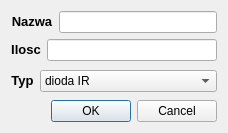
<?xml version="1.0" encoding="UTF-8"?>
<ui version="4.0">
 <class>Dialog</class>
 <widget class="QDialog" name="Dialog">
  <property name="geometry">
   <rect>
    <x>0</x>
    <y>0</y>
    <width>228</width>
    <height>133</height>
   </rect>
  </property>
  <property name="windowTitle">
   <string>Dialog</string>
  </property>
  <layout class="QGridLayout" name="gridLayout">
   <item row="0" column="0">
    <layout class="QHBoxLayout" name="horizontalLayout">
     <item>
      <widget class="QLabel" name="label">
       <property name="text">
        <string>&lt;html&gt;&lt;head/&gt;&lt;body&gt;&lt;p align=&quot;center&quot;&gt;&lt;span style=&quot; font-size:10pt; font-weight:600;&quot;&gt;Nazwa&lt;/span&gt;&lt;/p&gt;&lt;/body&gt;&lt;/html&gt;</string>
       </property>
      </widget>
     </item>
     <item>
      <widget class="QLineEdit" name="lineEdit"/>
     </item>
    </layout>
   </item>
   <item row="1" column="0">
    <layout class="QFormLayout" name="formLayout_2">
     <item row="0" column="0">
      <widget class="QLabel" name="label_2">
       <property name="text">
        <string>&lt;html&gt;&lt;head/&gt;&lt;body&gt;&lt;p align=&quot;center&quot;&gt;&lt;span style=&quot; font-size:10pt; font-weight:600;&quot;&gt;Ilosc&lt;/span&gt;&lt;/p&gt;&lt;/body&gt;&lt;/html&gt;</string>
       </property>
      </widget>
     </item>
     <item row="0" column="1">
      <widget class="QLineEdit" name="lineEdit_2"/>
     </item>
    </layout>
   </item>
   <item row="2" column="0">
    <layout class="QFormLayout" name="formLayout">
     <item row="0" column="0">
      <widget class="QLabel" name="label_3">
       <property name="text">
        <string>&lt;html&gt;&lt;head/&gt;&lt;body&gt;&lt;p align=&quot;center&quot;&gt;&lt;span style=&quot; font-size:10pt; font-weight:600;&quot;&gt;Typ&lt;/span&gt;&lt;/p&gt;&lt;/body&gt;&lt;/html&gt;</string>
       </property>
       <property name="buddy">
        <cstring>comboBox</cstring>
       </property>
      </widget>
     </item>
     <item row="0" column="1">
      <widget class="QComboBox" name="comboBox">
       <property name="autoFillBackground">
        <bool>false</bool>
       </property>
       <property name="maxVisibleItems">
        <number>15</number>
       </property>
       <property name="insertPolicy">
        <enum>QComboBox::InsertAlphabetically</enum>
       </property>
       <property name="sizeAdjustPolicy">
        <enum>QComboBox::AdjustToMinimumContentsLength</enum>
       </property>
       <item>
        <property name="text">
         <string>dioda IR</string>
        </property>
        <property name="icon">
         <iconset resource="images/images.qrc">
          <normaloff>:/images/dioda_ir.png</normaloff>:/images/dioda_ir.png</iconset>
        </property>
       </item>
       <item>
        <property name="text">
         <string>dioda LED</string>
        </property>
        <property name="icon">
         <iconset resource="images/images.qrc">
          <normaloff>:/images/dioda_led.png</normaloff>:/images/dioda_led.png</iconset>
        </property>
       </item>
       <item>
        <property name="text">
         <string>kondensator</string>
        </property>
        <property name="icon">
         <iconset resource="images/images.qrc">
          <normaloff>:/images/kondesator.png</normaloff>:/images/kondesator.png</iconset>
        </property>
       </item>
       <item>
        <property name="text">
         <string>rezystor</string>
        </property>
        <property name="icon">
         <iconset resource="images/images.qrc">
          <normaloff>:/images/rezystor.png</normaloff>:/images/rezystor.png</iconset>
        </property>
       </item>
       <item>
        <property name="text">
         <string>serwomechanizm</string>
        </property>
        <property name="icon">
         <iconset resource="images/images.qrc">
          <normaloff>:/images/serwomechanizm.png</normaloff>:/images/serwomechanizm.png</iconset>
        </property>
       </item>
       <item>
        <property name="text">
         <string>tranzystor</string>
        </property>
        <property name="icon">
         <iconset resource="images/images.qrc">
          <normaloff>:/images/tranzystor_bipolarny.png</normaloff>:/images/tranzystor_bipolarny.png</iconset>
        </property>
       </item>
       <item>
        <property name="text">
         <string>układ scalony</string>
        </property>
        <property name="icon">
         <iconset resource="images/images.qrc">
          <normaloff>:/images/scalony.png</normaloff>:/images/scalony.png</iconset>
        </property>
       </item>
       <item>
        <property name="text">
         <string>wyświetlacz</string>
        </property>
        <property name="icon">
         <iconset resource="images/images.qrc">
          <normaloff>:/images/wyswietlacz.png</normaloff>:/images/wyswietlacz.png</iconset>
        </property>
       </item>
      </widget>
     </item>
    </layout>
   </item>
   <item row="3" column="0">
    <widget class="QDialogButtonBox" name="buttonBox">
     <property name="orientation">
      <enum>Qt::Horizontal</enum>
     </property>
     <property name="standardButtons">
      <set>QDialogButtonBox::Cancel|QDialogButtonBox::Ok</set>
     </property>
    </widget>
   </item>
  </layout>
 </widget>
 <resources>
  <include location="images/images.qrc"/>
 </resources>
 <connections>
  <connection>
   <sender>buttonBox</sender>
   <signal>accepted()</signal>
   <receiver>Dialog</receiver>
   <slot>accept()</slot>
   <hints>
    <hint type="sourcelabel">
     <x>164</x>
     <y>265</y>
    </hint>
    <hint type="destinationlabel">
     <x>157</x>
     <y>274</y>
    </hint>
   </hints>
  </connection>
  <connection>
   <sender>buttonBox</sender>
   <signal>rejected()</signal>
   <receiver>Dialog</receiver>
   <slot>reject()</slot>
   <hints>
    <hint type="sourcelabel">
     <x>164</x>
     <y>265</y>
    </hint>
    <hint type="destinationlabel">
     <x>239</x>
     <y>274</y>
    </hint>
   </hints>
  </connection>
 </connections>
</ui>
